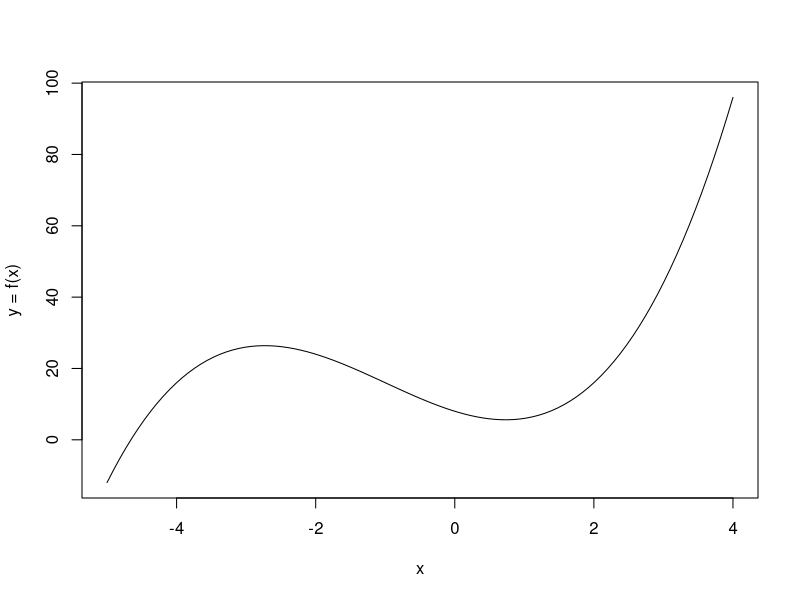
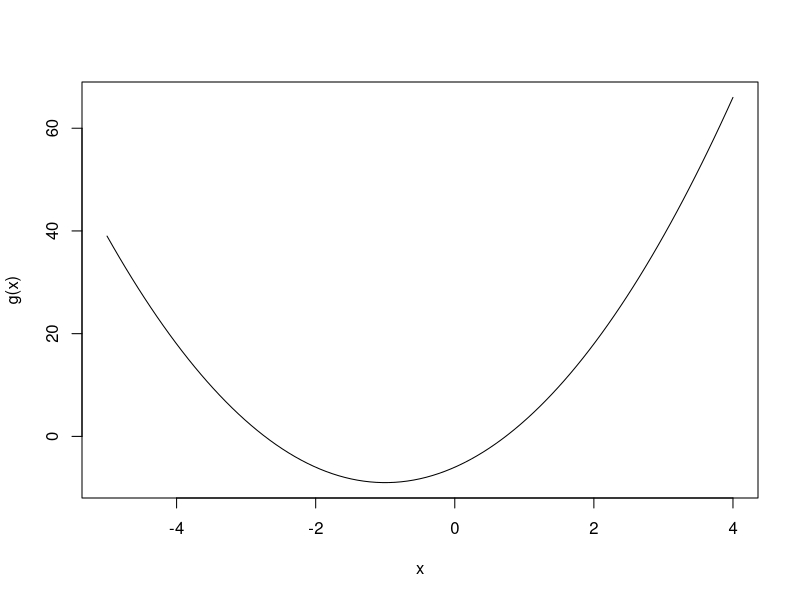

These figures' R source, in order:
f = function(x) {
  return(x^2)
}
# 미분 전 함수
f <- function(x) (x^3 + 3 * x^2 - 6 * x + 8)
curve(f, -5,  4, ylab = 'y = f(x)')

#미분 후 함수변화
g <- function(x) {}
body(g) = D(body(f), 'x')
curve(g, -5, 4, ylab = 'g(x)') # 3차함수가 미분되어 2차함수로 변한 것을 알 수 있음

# integrate()로 적분해보기
f2 = function(x) (x^2 + 1)
integrate(f2, lower = 0, upper = 1)
integrate(g, lower = 0, upper = 10)
f(10) - f(0)
